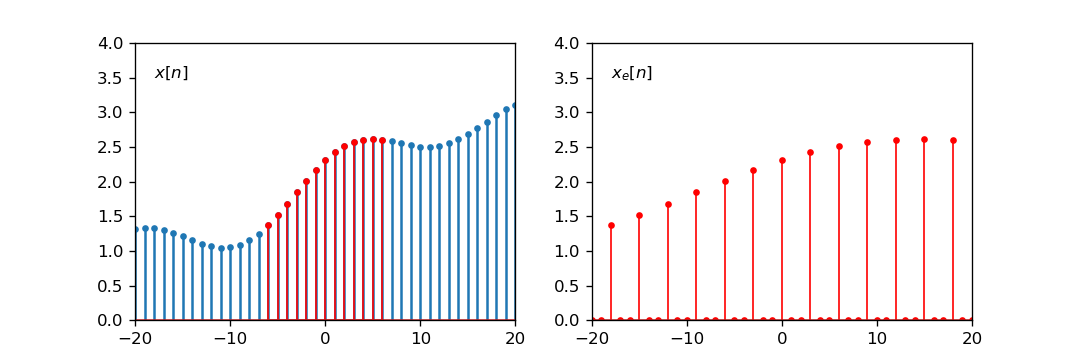

Reproduce this figure in Python.
import numpy as np
import matplotlib.pyplot as plt

fig = plt.figure(figsize=(9, 3), dpi=120)
ax1, ax2 = fig.subplots(1, 2)

f = lambda x:.3*np.sin(.3*x+1)+.6*np.sin(.1*(x+1))+2+.02*x
g = lambda x: np.where(x%3==0, 1, 0)
x1 = np.arange(-30, 30, 1)
x2 = np.arange(-30, 30, 3)

x3 = np.arange(-6, 7, 1)

ax1.set_xlim(-20, 20)
ax1.set_ylim(0, 4)
#ax1.xaxis.set_ticks()
markers1, stemlines1, baseline1 = ax1.stem(x1, f(x1))
markers2, stemlines2, baseline2 = ax1.stem(x3, f(x3))
plt.setp(markers1, 'markersize', 3)
plt.setp(markers2, 'color', 'r', 'markersize', 3)
plt.setp(stemlines2, 'color', 'r', 'linewidth', 1)
ax1.annotate(r"$x[n]$", xy=(0, 0), xytext=(-18, 3.5))

ax2.set_xlim(-20, 20)
ax2.set_ylim(0, 4)
#ax1.xaxis.set_ticks()
markers2, stemlines2, baseline2 = ax2.stem(x1, f(x1/3)*g(x1))
plt.setp(markers2, 'color', 'r', 'markersize', 3)
plt.setp(stemlines2, 'color', 'r', 'linewidth', 1)
ax2.annotate(r"$x_e[n]$", xy=(0, 0), xytext=(-18, 3.5))

plt.show()
fig.savefig("expander.png", format='png')
